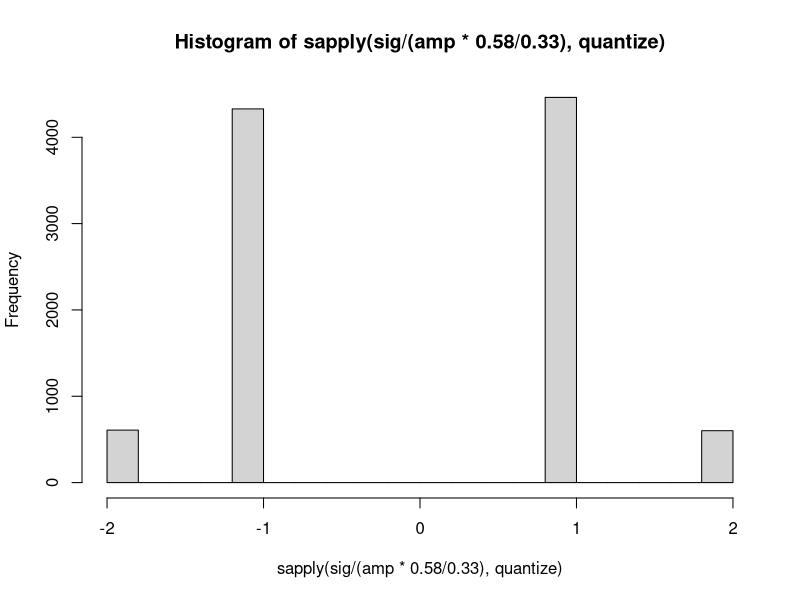

Write the R code that produced this figure.


if(F)
{
    getSD = function(amp)
    {
        sig = amp * runif(1000, -1, 1)
        # plot(sig, type = 'l')
        sd(sig)
    }

    amp = 1:400
    resSD = sapply(amp, function(a) getSD(a))
    
    plot(amp, resSD)
    plot(amp,resSD/amp)
    mean(resSD / amp) 
    lines(amp, rep(0.58, length(amp)))
}


{
    amp = 33
    sig = amp * runif(10000, -1, 1)
    # plot(sig)
    
    amp *.58
    
    sd(sig)/amp
    
    sd(sig / (sd(sig) / .33))
    
    sd(sig / (amp *.58 / .33))
    # plot(sig / (amp *.58 / .33))
    
    quantize = function(samp)
    {
        if(samp > .5) 
            2 
        else if (samp < -.5) 
            -2 
        else if (samp > 0)
            1
        else 
            -1
    }
    
    hist(sapply(sig / (amp * .58 / .33), quantize))

}



